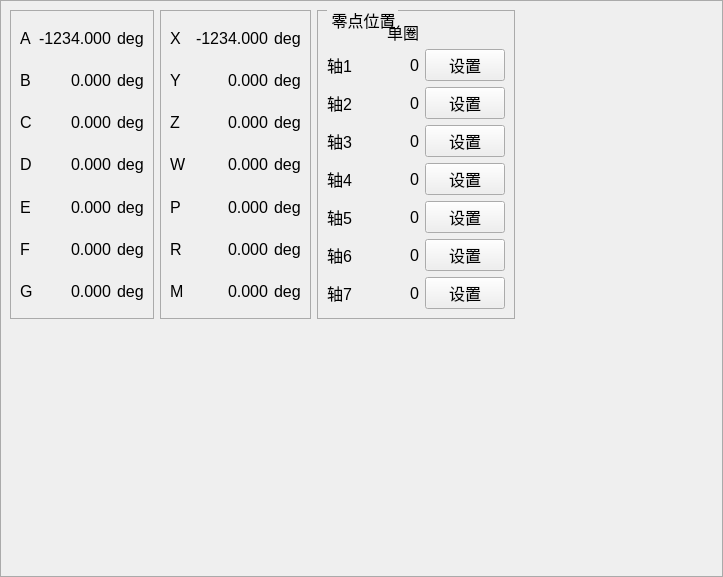
<?xml version="1.0" encoding="UTF-8"?>
<ui version="4.0">
 <class>CFrmSetZero</class>
 <widget class="QWidget" name="CFrmSetZero">
  <property name="geometry">
   <rect>
    <x>0</x>
    <y>0</y>
    <width>723</width>
    <height>577</height>
   </rect>
  </property>
  <property name="font">
   <font>
    <pointsize>12</pointsize>
   </font>
  </property>
  <property name="windowTitle">
   <string>Form</string>
  </property>
  <layout class="QGridLayout" name="gridLayout_9">
   <property name="leftMargin">
    <number>0</number>
   </property>
   <property name="topMargin">
    <number>0</number>
   </property>
   <property name="rightMargin">
    <number>0</number>
   </property>
   <property name="bottomMargin">
    <number>0</number>
   </property>
   <item row="0" column="0">
    <widget class="QGroupBox" name="groupBox_5">
     <property name="styleSheet">
      <string notr="true">QGroupBox {
            border-color: rgb(170, 170, 170);
            border-width: 1px;
            border-style: solid;
            margin-top: 1ex;
			font: 16px
        }
        QGroupBox::title {
            subcontrol-origin: margin;
            subcontrol-position: top left;
            left: 10px;
            margin-left: 2px;
            padding: 0  0px;
        }</string>
     </property>
     <property name="title">
      <string/>
     </property>
     <layout class="QGridLayout" name="gridLayout_5">
      <item row="0" column="0">
       <widget class="QGroupBox" name="groupBox_2">
        <property name="title">
         <string/>
        </property>
        <layout class="QGridLayout" name="gridLayout">
         <item row="0" column="0">
          <widget class="QLabel" name="label">
           <property name="font">
            <font>
             <pointsize>12</pointsize>
            </font>
           </property>
           <property name="text">
            <string>A</string>
           </property>
          </widget>
         </item>
         <item row="0" column="1">
          <widget class="QLabel" name="A">
           <property name="font">
            <font>
             <pointsize>12</pointsize>
            </font>
           </property>
           <property name="text">
            <string>-1234.000</string>
           </property>
           <property name="alignment">
            <set>Qt::AlignRight|Qt::AlignTrailing|Qt::AlignVCenter</set>
           </property>
          </widget>
         </item>
         <item row="0" column="2">
          <widget class="QLabel" name="label_13">
           <property name="font">
            <font>
             <pointsize>12</pointsize>
            </font>
           </property>
           <property name="text">
            <string>deg</string>
           </property>
          </widget>
         </item>
         <item row="1" column="0">
          <widget class="QLabel" name="label_26">
           <property name="font">
            <font>
             <pointsize>12</pointsize>
            </font>
           </property>
           <property name="text">
            <string>B</string>
           </property>
          </widget>
         </item>
         <item row="1" column="1">
          <widget class="QLabel" name="B">
           <property name="font">
            <font>
             <pointsize>12</pointsize>
            </font>
           </property>
           <property name="text">
            <string>0.000</string>
           </property>
           <property name="alignment">
            <set>Qt::AlignRight|Qt::AlignTrailing|Qt::AlignVCenter</set>
           </property>
          </widget>
         </item>
         <item row="1" column="2">
          <widget class="QLabel" name="label_41">
           <property name="font">
            <font>
             <pointsize>12</pointsize>
            </font>
           </property>
           <property name="text">
            <string>deg</string>
           </property>
          </widget>
         </item>
         <item row="2" column="0">
          <widget class="QLabel" name="label_28">
           <property name="font">
            <font>
             <pointsize>12</pointsize>
            </font>
           </property>
           <property name="text">
            <string>C</string>
           </property>
          </widget>
         </item>
         <item row="2" column="1">
          <widget class="QLabel" name="C">
           <property name="font">
            <font>
             <pointsize>12</pointsize>
            </font>
           </property>
           <property name="text">
            <string>0.000</string>
           </property>
           <property name="alignment">
            <set>Qt::AlignRight|Qt::AlignTrailing|Qt::AlignVCenter</set>
           </property>
          </widget>
         </item>
         <item row="2" column="2">
          <widget class="QLabel" name="label_48">
           <property name="font">
            <font>
             <pointsize>12</pointsize>
            </font>
           </property>
           <property name="text">
            <string>deg</string>
           </property>
          </widget>
         </item>
         <item row="3" column="0">
          <widget class="QLabel" name="label_36">
           <property name="font">
            <font>
             <pointsize>12</pointsize>
            </font>
           </property>
           <property name="text">
            <string>D</string>
           </property>
          </widget>
         </item>
         <item row="3" column="1">
          <widget class="QLabel" name="D">
           <property name="font">
            <font>
             <pointsize>12</pointsize>
            </font>
           </property>
           <property name="text">
            <string>0.000</string>
           </property>
           <property name="alignment">
            <set>Qt::AlignRight|Qt::AlignTrailing|Qt::AlignVCenter</set>
           </property>
          </widget>
         </item>
         <item row="3" column="2">
          <widget class="QLabel" name="label_49">
           <property name="font">
            <font>
             <pointsize>12</pointsize>
            </font>
           </property>
           <property name="text">
            <string>deg</string>
           </property>
          </widget>
         </item>
         <item row="4" column="0">
          <widget class="QLabel" name="label_42">
           <property name="font">
            <font>
             <pointsize>12</pointsize>
            </font>
           </property>
           <property name="text">
            <string>E</string>
           </property>
          </widget>
         </item>
         <item row="4" column="1">
          <widget class="QLabel" name="E">
           <property name="font">
            <font>
             <pointsize>12</pointsize>
            </font>
           </property>
           <property name="text">
            <string>0.000</string>
           </property>
           <property name="alignment">
            <set>Qt::AlignRight|Qt::AlignTrailing|Qt::AlignVCenter</set>
           </property>
          </widget>
         </item>
         <item row="4" column="2">
          <widget class="QLabel" name="label_54">
           <property name="font">
            <font>
             <pointsize>12</pointsize>
            </font>
           </property>
           <property name="text">
            <string>deg</string>
           </property>
          </widget>
         </item>
         <item row="5" column="0">
          <widget class="QLabel" name="label_43">
           <property name="font">
            <font>
             <pointsize>12</pointsize>
            </font>
           </property>
           <property name="text">
            <string>F</string>
           </property>
          </widget>
         </item>
         <item row="5" column="1">
          <widget class="QLabel" name="F">
           <property name="font">
            <font>
             <pointsize>12</pointsize>
            </font>
           </property>
           <property name="text">
            <string>0.000</string>
           </property>
           <property name="alignment">
            <set>Qt::AlignRight|Qt::AlignTrailing|Qt::AlignVCenter</set>
           </property>
          </widget>
         </item>
         <item row="5" column="2">
          <widget class="QLabel" name="label_55">
           <property name="font">
            <font>
             <pointsize>12</pointsize>
            </font>
           </property>
           <property name="text">
            <string>deg</string>
           </property>
          </widget>
         </item>
         <item row="6" column="0">
          <widget class="QLabel" name="label_44">
           <property name="font">
            <font>
             <pointsize>12</pointsize>
            </font>
           </property>
           <property name="text">
            <string>G</string>
           </property>
          </widget>
         </item>
         <item row="6" column="1">
          <widget class="QLabel" name="G">
           <property name="font">
            <font>
             <pointsize>12</pointsize>
            </font>
           </property>
           <property name="text">
            <string>0.000</string>
           </property>
           <property name="alignment">
            <set>Qt::AlignRight|Qt::AlignTrailing|Qt::AlignVCenter</set>
           </property>
          </widget>
         </item>
         <item row="6" column="2">
          <widget class="QLabel" name="label_56">
           <property name="font">
            <font>
             <pointsize>12</pointsize>
            </font>
           </property>
           <property name="text">
            <string>deg</string>
           </property>
          </widget>
         </item>
        </layout>
       </widget>
      </item>
      <item row="0" column="3">
       <widget class="QGroupBox" name="groupBox_4">
        <property name="title">
         <string>零点位置</string>
        </property>
        <layout class="QHBoxLayout" name="horizontalLayout_2">
         <item>
          <layout class="QGridLayout" name="gridLayout_4" columnstretch="1,0,0">
           <item row="1" column="0">
            <widget class="QLabel" name="label_29">
             <property name="font">
              <font>
               <pointsize>12</pointsize>
              </font>
             </property>
             <property name="text">
              <string>轴1</string>
             </property>
            </widget>
           </item>
           <item row="6" column="1">
            <widget class="QLabel" name="axis6_zero_single">
             <property name="font">
              <font>
               <pointsize>12</pointsize>
              </font>
             </property>
             <property name="text">
              <string>0</string>
             </property>
             <property name="alignment">
              <set>Qt::AlignRight|Qt::AlignTrailing|Qt::AlignVCenter</set>
             </property>
            </widget>
           </item>
           <item row="5" column="2">
            <widget class="QPushButton" name="setzeroaxis5">
             <property name="font">
              <font>
               <pointsize>12</pointsize>
              </font>
             </property>
             <property name="text">
              <string>设置</string>
             </property>
            </widget>
           </item>
           <item row="1" column="1">
            <widget class="QLabel" name="axis1_zero_single">
             <property name="font">
              <font>
               <pointsize>12</pointsize>
              </font>
             </property>
             <property name="text">
              <string>0</string>
             </property>
             <property name="alignment">
              <set>Qt::AlignRight|Qt::AlignTrailing|Qt::AlignVCenter</set>
             </property>
            </widget>
           </item>
           <item row="7" column="0">
            <widget class="QLabel" name="label_62">
             <property name="font">
              <font>
               <pointsize>12</pointsize>
              </font>
             </property>
             <property name="text">
              <string>轴7</string>
             </property>
            </widget>
           </item>
           <item row="4" column="1">
            <widget class="QLabel" name="axis4_zero_single">
             <property name="font">
              <font>
               <pointsize>12</pointsize>
              </font>
             </property>
             <property name="text">
              <string>0</string>
             </property>
             <property name="alignment">
              <set>Qt::AlignRight|Qt::AlignTrailing|Qt::AlignVCenter</set>
             </property>
            </widget>
           </item>
           <item row="5" column="1">
            <widget class="QLabel" name="axis5_zero_single">
             <property name="font">
              <font>
               <pointsize>12</pointsize>
              </font>
             </property>
             <property name="text">
              <string>0</string>
             </property>
             <property name="alignment">
              <set>Qt::AlignRight|Qt::AlignTrailing|Qt::AlignVCenter</set>
             </property>
            </widget>
           </item>
           <item row="2" column="2">
            <widget class="QPushButton" name="setzeroaxis2">
             <property name="font">
              <font>
               <pointsize>12</pointsize>
              </font>
             </property>
             <property name="text">
              <string>设置</string>
             </property>
            </widget>
           </item>
           <item row="7" column="1">
            <widget class="QLabel" name="axis7_zero_single">
             <property name="font">
              <font>
               <pointsize>12</pointsize>
              </font>
             </property>
             <property name="text">
              <string>0</string>
             </property>
             <property name="alignment">
              <set>Qt::AlignRight|Qt::AlignTrailing|Qt::AlignVCenter</set>
             </property>
            </widget>
           </item>
           <item row="5" column="0">
            <widget class="QLabel" name="axis4_zero_multi_3">
             <property name="font">
              <font>
               <pointsize>12</pointsize>
              </font>
             </property>
             <property name="text">
              <string>轴5</string>
             </property>
            </widget>
           </item>
           <item row="2" column="0">
            <widget class="QLabel" name="label_14">
             <property name="font">
              <font>
               <pointsize>12</pointsize>
              </font>
             </property>
             <property name="text">
              <string>轴2</string>
             </property>
            </widget>
           </item>
           <item row="6" column="2">
            <widget class="QPushButton" name="setzeroaxis6">
             <property name="font">
              <font>
               <pointsize>12</pointsize>
              </font>
             </property>
             <property name="text">
              <string>设置</string>
             </property>
            </widget>
           </item>
           <item row="6" column="0">
            <widget class="QLabel" name="label_47">
             <property name="font">
              <font>
               <pointsize>12</pointsize>
              </font>
             </property>
             <property name="text">
              <string>轴6</string>
             </property>
            </widget>
           </item>
           <item row="4" column="2">
            <widget class="QPushButton" name="setzeroaxis4">
             <property name="font">
              <font>
               <pointsize>12</pointsize>
              </font>
             </property>
             <property name="text">
              <string>设置</string>
             </property>
            </widget>
           </item>
           <item row="3" column="0">
            <widget class="QLabel" name="label_35">
             <property name="font">
              <font>
               <pointsize>12</pointsize>
              </font>
             </property>
             <property name="text">
              <string>轴3</string>
             </property>
            </widget>
           </item>
           <item row="2" column="1">
            <widget class="QLabel" name="axis2_zero_single">
             <property name="font">
              <font>
               <pointsize>12</pointsize>
              </font>
             </property>
             <property name="text">
              <string>        0</string>
             </property>
             <property name="alignment">
              <set>Qt::AlignRight|Qt::AlignTrailing|Qt::AlignVCenter</set>
             </property>
            </widget>
           </item>
           <item row="3" column="2">
            <widget class="QPushButton" name="setzeroaxis3">
             <property name="font">
              <font>
               <pointsize>12</pointsize>
              </font>
             </property>
             <property name="text">
              <string>设置</string>
             </property>
            </widget>
           </item>
           <item row="7" column="2">
            <widget class="QPushButton" name="setzeroaxis7">
             <property name="font">
              <font>
               <pointsize>12</pointsize>
              </font>
             </property>
             <property name="text">
              <string>设置</string>
             </property>
            </widget>
           </item>
           <item row="0" column="1">
            <widget class="QLabel" name="zero_single_2">
             <property name="maximumSize">
              <size>
               <width>16777215</width>
               <height>23</height>
              </size>
             </property>
             <property name="font">
              <font>
               <pointsize>12</pointsize>
              </font>
             </property>
             <property name="text">
              <string>单圈</string>
             </property>
             <property name="alignment">
              <set>Qt::AlignRight|Qt::AlignTrailing|Qt::AlignVCenter</set>
             </property>
            </widget>
           </item>
           <item row="4" column="0">
            <widget class="QLabel" name="label_61">
             <property name="font">
              <font>
               <pointsize>12</pointsize>
              </font>
             </property>
             <property name="text">
              <string>轴4</string>
             </property>
            </widget>
           </item>
           <item row="3" column="1">
            <widget class="QLabel" name="axis3_zero_single">
             <property name="font">
              <font>
               <pointsize>12</pointsize>
              </font>
             </property>
             <property name="text">
              <string>0</string>
             </property>
             <property name="alignment">
              <set>Qt::AlignRight|Qt::AlignTrailing|Qt::AlignVCenter</set>
             </property>
            </widget>
           </item>
           <item row="1" column="2">
            <widget class="QPushButton" name="setzeroaxis1">
             <property name="font">
              <font>
               <pointsize>12</pointsize>
              </font>
             </property>
             <property name="text">
              <string>设置</string>
             </property>
            </widget>
           </item>
          </layout>
         </item>
        </layout>
       </widget>
      </item>
      <item row="0" column="1">
       <widget class="QGroupBox" name="groupBox_3">
        <property name="font">
         <font>
          <pointsize>-1</pointsize>
          <weight>50</weight>
          <italic>false</italic>
          <bold>false</bold>
         </font>
        </property>
        <property name="title">
         <string/>
        </property>
        <property name="flat">
         <bool>false</bool>
        </property>
        <layout class="QGridLayout" name="gridLayout_3">
         <item row="0" column="0" colspan="2">
          <widget class="QLabel" name="label_11">
           <property name="font">
            <font>
             <pointsize>12</pointsize>
            </font>
           </property>
           <property name="text">
            <string>X</string>
           </property>
          </widget>
         </item>
         <item row="0" column="2">
          <widget class="QLabel" name="x">
           <property name="font">
            <font>
             <pointsize>12</pointsize>
            </font>
           </property>
           <property name="text">
            <string>-1234.000</string>
           </property>
           <property name="alignment">
            <set>Qt::AlignRight|Qt::AlignTrailing|Qt::AlignVCenter</set>
           </property>
          </widget>
         </item>
         <item row="0" column="3">
          <widget class="QLabel" name="label_38">
           <property name="font">
            <font>
             <pointsize>12</pointsize>
            </font>
           </property>
           <property name="text">
            <string>deg</string>
           </property>
          </widget>
         </item>
         <item row="1" column="0" colspan="2">
          <widget class="QLabel" name="label_39">
           <property name="font">
            <font>
             <pointsize>12</pointsize>
            </font>
           </property>
           <property name="text">
            <string>Y</string>
           </property>
          </widget>
         </item>
         <item row="1" column="2">
          <widget class="QLabel" name="y">
           <property name="font">
            <font>
             <pointsize>12</pointsize>
            </font>
           </property>
           <property name="text">
            <string>0.000</string>
           </property>
           <property name="alignment">
            <set>Qt::AlignRight|Qt::AlignTrailing|Qt::AlignVCenter</set>
           </property>
          </widget>
         </item>
         <item row="1" column="3">
          <widget class="QLabel" name="label_50">
           <property name="font">
            <font>
             <pointsize>12</pointsize>
            </font>
           </property>
           <property name="text">
            <string>deg</string>
           </property>
          </widget>
         </item>
         <item row="2" column="0" colspan="2">
          <widget class="QLabel" name="label_40">
           <property name="font">
            <font>
             <pointsize>12</pointsize>
            </font>
           </property>
           <property name="text">
            <string>Z</string>
           </property>
          </widget>
         </item>
         <item row="2" column="2">
          <widget class="QLabel" name="z">
           <property name="font">
            <font>
             <pointsize>12</pointsize>
            </font>
           </property>
           <property name="text">
            <string>0.000</string>
           </property>
           <property name="alignment">
            <set>Qt::AlignRight|Qt::AlignTrailing|Qt::AlignVCenter</set>
           </property>
          </widget>
         </item>
         <item row="2" column="3">
          <widget class="QLabel" name="label_51">
           <property name="font">
            <font>
             <pointsize>12</pointsize>
            </font>
           </property>
           <property name="text">
            <string>deg</string>
           </property>
          </widget>
         </item>
         <item row="3" column="0" colspan="2">
          <widget class="QLabel" name="label_52">
           <property name="font">
            <font>
             <pointsize>12</pointsize>
            </font>
           </property>
           <property name="text">
            <string>W</string>
           </property>
          </widget>
         </item>
         <item row="3" column="2">
          <widget class="QLabel" name="w">
           <property name="font">
            <font>
             <pointsize>12</pointsize>
            </font>
           </property>
           <property name="text">
            <string>0.000</string>
           </property>
           <property name="alignment">
            <set>Qt::AlignRight|Qt::AlignTrailing|Qt::AlignVCenter</set>
           </property>
          </widget>
         </item>
         <item row="3" column="3">
          <widget class="QLabel" name="label_53">
           <property name="font">
            <font>
             <pointsize>12</pointsize>
            </font>
           </property>
           <property name="text">
            <string>deg</string>
           </property>
          </widget>
         </item>
         <item row="4" column="0">
          <widget class="QLabel" name="label_46">
           <property name="font">
            <font>
             <pointsize>12</pointsize>
            </font>
           </property>
           <property name="text">
            <string>P</string>
           </property>
          </widget>
         </item>
         <item row="4" column="1" colspan="2">
          <widget class="QLabel" name="p">
           <property name="font">
            <font>
             <pointsize>12</pointsize>
            </font>
           </property>
           <property name="text">
            <string>0.000</string>
           </property>
           <property name="alignment">
            <set>Qt::AlignRight|Qt::AlignTrailing|Qt::AlignVCenter</set>
           </property>
          </widget>
         </item>
         <item row="4" column="3">
          <widget class="QLabel" name="label_59">
           <property name="font">
            <font>
             <pointsize>12</pointsize>
            </font>
           </property>
           <property name="text">
            <string>deg</string>
           </property>
          </widget>
         </item>
         <item row="5" column="0">
          <widget class="QLabel" name="label_45">
           <property name="font">
            <font>
             <pointsize>12</pointsize>
            </font>
           </property>
           <property name="text">
            <string>R</string>
           </property>
          </widget>
         </item>
         <item row="5" column="1" colspan="2">
          <widget class="QLabel" name="r">
           <property name="font">
            <font>
             <pointsize>12</pointsize>
            </font>
           </property>
           <property name="text">
            <string>0.000</string>
           </property>
           <property name="alignment">
            <set>Qt::AlignRight|Qt::AlignTrailing|Qt::AlignVCenter</set>
           </property>
          </widget>
         </item>
         <item row="5" column="3">
          <widget class="QLabel" name="label_57">
           <property name="font">
            <font>
             <pointsize>12</pointsize>
            </font>
           </property>
           <property name="text">
            <string>deg</string>
           </property>
          </widget>
         </item>
         <item row="6" column="0">
          <widget class="QLabel" name="label_60">
           <property name="font">
            <font>
             <pointsize>12</pointsize>
            </font>
           </property>
           <property name="text">
            <string>M</string>
           </property>
          </widget>
         </item>
         <item row="6" column="1" colspan="2">
          <widget class="QLabel" name="m">
           <property name="font">
            <font>
             <pointsize>12</pointsize>
            </font>
           </property>
           <property name="text">
            <string>0.000</string>
           </property>
           <property name="alignment">
            <set>Qt::AlignRight|Qt::AlignTrailing|Qt::AlignVCenter</set>
           </property>
          </widget>
         </item>
         <item row="6" column="3">
          <widget class="QLabel" name="label_58">
           <property name="font">
            <font>
             <pointsize>12</pointsize>
            </font>
           </property>
           <property name="text">
            <string>deg</string>
           </property>
          </widget>
         </item>
        </layout>
       </widget>
      </item>
      <item row="0" column="4">
       <spacer name="horizontalSpacer">
        <property name="orientation">
         <enum>Qt::Horizontal</enum>
        </property>
        <property name="sizeHint" stdset="0">
         <size>
          <width>40</width>
          <height>20</height>
         </size>
        </property>
       </spacer>
      </item>
      <item row="1" column="3">
       <spacer name="verticalSpacer">
        <property name="orientation">
         <enum>Qt::Vertical</enum>
        </property>
        <property name="sizeHint" stdset="0">
         <size>
          <width>20</width>
          <height>40</height>
         </size>
        </property>
       </spacer>
      </item>
     </layout>
    </widget>
   </item>
  </layout>
 </widget>
 <resources/>
 <connections/>
</ui>
